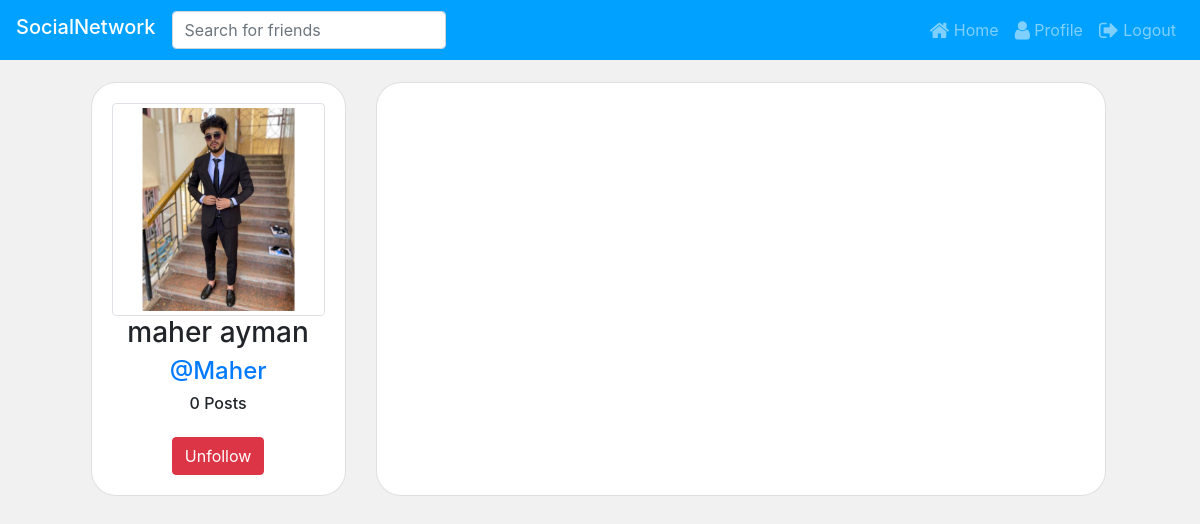
Before: /user/Maher/ (signed in) with the older database file.
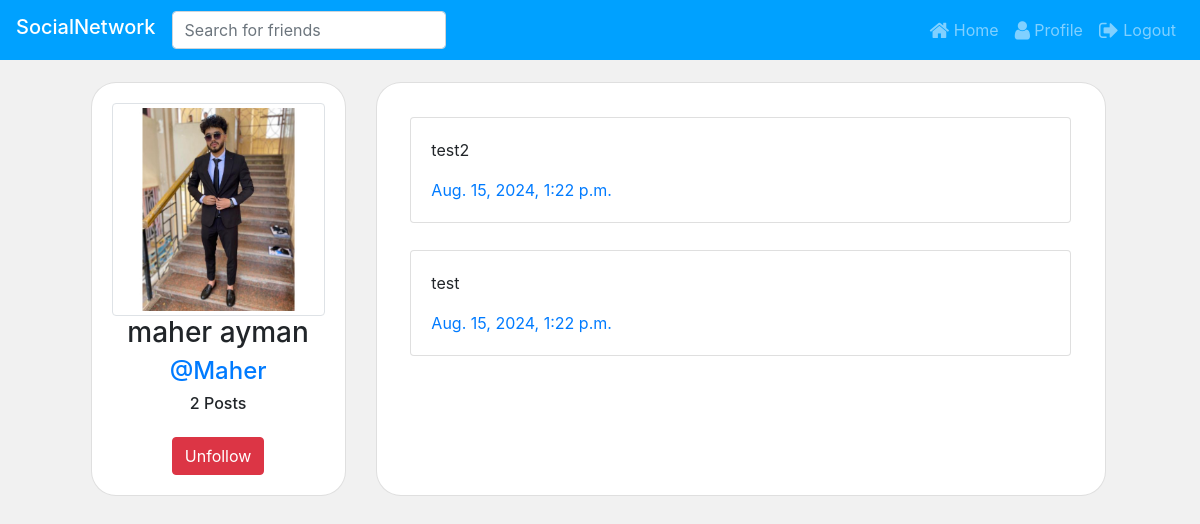
After: the same page with the newer database file.
### core/models.py (models this page shows, shortened)
class User(AbstractUser):
    profile_pic =models.ImageField(default='profile_pics/default.jpg',upload_to='profile_pics')
    bio = models.TextField(blank=True,null=True ,max_length=500 , default="")
    def get_num_posts(self):
        return Post.objects.filter(user=self).count()
    def is_following(self , user_B):
        count = Friends.objects.filter(user_a=self ,user_b=user_B).count()
        if count > 0 :
            return True
        else:
            return False

class Post(models.Model):
    user = models.ForeignKey(User , on_delete=models.CASCADE)
    caption = models.TextField(max_length=600 , null=False)
    date_created = models.DateTimeField(auto_now_add=True , null=False)

### core/views.py (the view)
# urls.py: path("user/<str:username>/",FriendProfile.as_view() ,name='friend-profile' ),
@method_decorator(login_required(login_url='login'),name='dispatch')
class FriendProfile(ListView):
    model = Post
    template_name = 'friend-profile.html'
    paginate_by = 5
    def get(self, *args, **kwargs):
        friend_username = self.kwargs['username']
        user_username = self.request.user.username
        if friend_username == user_username :
            return redirect ('profile')
        else:
            return super(FriendProfile,self).get(*args , **kwargs)
    def get_context_data(self, **kwargs: Any):
        context = super().get_context_data(**kwargs)
        friend_username = self.kwargs['username']
        friend = User.objects.get(username = friend_username)
        context['friend'] = friend
        is_following = self.request.user.is_following(friend)
        context['is_following'] = is_following
        return context
    def get_queryset(self) :
        friend_username = self.kwargs['username']
        friend = User.objects.get(username = friend_username)
        return Post.objects.filter(user = friend).order_by('-date_created')

### Templates/friend-profile.html (shortened to what this page needs)
{%  extends 'base.html' %}
{% load crispy_forms_tags %}
{% block navbar %}
{%  include 'navbar.html' %}
{% endblock navbar %}
{% block content %}
<div class="row" style="margin-top:2%;">
    <div class="col-md-3" style="margin-left:4%; text-align: center;">
        <div class="card card-body" style="border-radius:25px;">
            <img class="img-fluid img-thumbnail"  src="{{friend.profile_pic.url}}" >
            <h3 >{{friend.first_name}} {{friend.last_name}}</h3>
            <a href="#"><h4 >@{{friend.username}}</h4></a>
            <h6> {{friend.get_num_posts}} Posts</h6>
            {% if is_following %}
            <a href="/unfollow/{{friend.id }}"><button class="btn btn-danger"> Unfollow </button></a>
            {% else %}
            <a href="/follow/{{friend.id }}"><button class="btn btn-success"> Follow </button></a>
            {% endif%}
        </div>
    </div>
  <div class="col-md-8" >
        <div class="card card-body"style="border-radius:25px; min-height:100%;">
                {% for post in object_list %}
                <div class="card" style="margin: 2%;">
                    <div class="card-body">
                        <p class="card-text">{{post.caption}}</p>
                        <a href="#" class="card-link">{{post.date_created}}</a>
                    </div>
                </div>
                {% endfor %}
        </div>
        <br>
    </div>
</div>
{% endblock content %}

Changed rows visible on the page:
changed User "maher": get_num_posts "0" → "2"
added Post: caption "test2", date_created "Aug. 15, 2024, 1:22 p.m."
added Post: caption "test", date_created "Aug. 15, 2024, 1:22 p.m."
